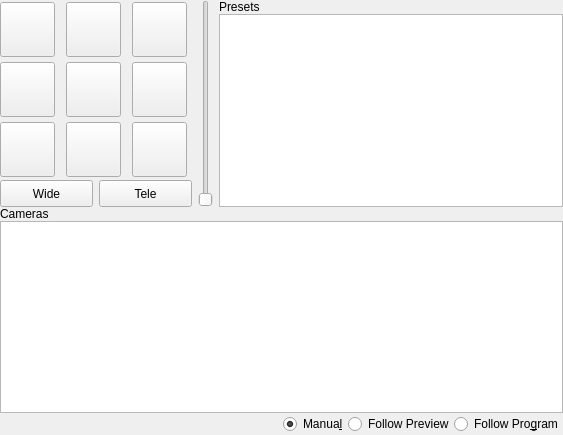
<?xml version="1.0" encoding="UTF-8"?>
<ui version="4.0">
 <class>PTZControls</class>
 <widget class="QDockWidget" name="PTZControls">
  <property name="geometry">
   <rect>
    <x>0</x>
    <y>0</y>
    <width>563</width>
    <height>435</height>
   </rect>
  </property>
  <property name="contextMenuPolicy">
   <enum>Qt::CustomContextMenu</enum>
  </property>
  <property name="floating">
   <bool>true</bool>
  </property>
  <property name="features">
   <set>QDockWidget::DockWidgetClosable|QDockWidget::DockWidgetMovable|QDockWidget::DockWidgetFloatable</set>
  </property>
  <property name="windowTitle">
   <string>PTZ Controls</string>
  </property>
  <widget class="QWidget" name="dockWidgetContents">
   <property name="contextMenuPolicy">
    <enum>Qt::CustomContextMenu</enum>
   </property>
   <layout class="QVBoxLayout" name="verticalLayout_1">
    <property name="spacing">
     <number>0</number>
    </property>
    <property name="leftMargin">
     <number>0</number>
    </property>
    <property name="topMargin">
     <number>0</number>
    </property>
    <property name="rightMargin">
     <number>0</number>
    </property>
    <property name="bottomMargin">
     <number>0</number>
    </property>
    <item>
     <layout class="QVBoxLayout" name="verticalLayout" stretch="0,0,1,0">
      <property name="sizeConstraint">
       <enum>QLayout::SetDefaultConstraint</enum>
      </property>
      <item>
       <layout class="QGridLayout" name="gridLayout" columnstretch="0,0,0,0,1" rowminimumheight="60,60,60,0" columnminimumwidth="60,60,60,0,0">
        <property name="sizeConstraint">
         <enum>QLayout::SetMinimumSize</enum>
        </property>
        <property name="horizontalSpacing">
         <number>6</number>
        </property>
        <item row="0" column="0">
         <widget class="QPushButton" name="panTiltButton_upleft">
          <property name="sizePolicy">
           <sizepolicy hsizetype="Fixed" vsizetype="Fixed">
            <horstretch>0</horstretch>
            <verstretch>0</verstretch>
           </sizepolicy>
          </property>
          <property name="minimumSize">
           <size>
            <width>55</width>
            <height>55</height>
           </size>
          </property>
          <property name="toolTip">
           <string>&lt;html&gt;&lt;head/&gt;&lt;body&gt;&lt;p&gt;Move camera up left&lt;br/&gt;&amp;lt;ctrl&amp;gt;+click: fast&lt;br/&gt;&amp;lt;shift&amp;gt;+click: slow&lt;/p&gt;&lt;/body&gt;&lt;/html&gt;</string>
          </property>
          <property name="text">
           <string/>
          </property>
          <property name="icon">
           <iconset resource="ptz-controls.qrc">
            <normaloff>:/icons/icons/pantilt_upleft.svg</normaloff>:/icons/icons/pantilt_upleft.svg</iconset>
          </property>
         </widget>
        </item>
        <item row="0" column="1">
         <widget class="QPushButton" name="panTiltButton_up">
          <property name="sizePolicy">
           <sizepolicy hsizetype="Fixed" vsizetype="Fixed">
            <horstretch>0</horstretch>
            <verstretch>0</verstretch>
           </sizepolicy>
          </property>
          <property name="minimumSize">
           <size>
            <width>55</width>
            <height>55</height>
           </size>
          </property>
          <property name="toolTip">
           <string>&lt;html&gt;&lt;head/&gt;&lt;body&gt;&lt;p&gt;Move camera up&lt;br/&gt;&amp;lt;ctrl&amp;gt;+click: fast&lt;br/&gt;&amp;lt;shift&amp;gt;+click: slow&lt;/p&gt;&lt;/body&gt;&lt;/html&gt;</string>
          </property>
          <property name="text">
           <string/>
          </property>
          <property name="icon">
           <iconset resource="ptz-controls.qrc">
            <normaloff>:/icons/icons/pantilt_up.svg</normaloff>:/icons/icons/pantilt_up.svg</iconset>
          </property>
         </widget>
        </item>
        <item row="2" column="2">
         <widget class="QPushButton" name="panTiltButton_downright">
          <property name="sizePolicy">
           <sizepolicy hsizetype="Fixed" vsizetype="Fixed">
            <horstretch>0</horstretch>
            <verstretch>0</verstretch>
           </sizepolicy>
          </property>
          <property name="minimumSize">
           <size>
            <width>55</width>
            <height>55</height>
           </size>
          </property>
          <property name="toolTip">
           <string>&lt;html&gt;&lt;head/&gt;&lt;body&gt;&lt;p&gt;Move camera down right&lt;br/&gt;&amp;lt;ctrl&amp;gt;+click: fast&lt;br/&gt;&amp;lt;shift&amp;gt;+click: slow&lt;/p&gt;&lt;/body&gt;&lt;/html&gt;</string>
          </property>
          <property name="text">
           <string/>
          </property>
          <property name="icon">
           <iconset resource="ptz-controls.qrc">
            <normaloff>:/icons/icons/pantilt_downright.svg</normaloff>:/icons/icons/pantilt_downright.svg</iconset>
          </property>
         </widget>
        </item>
        <item row="0" column="2">
         <widget class="QPushButton" name="panTiltButton_upright">
          <property name="sizePolicy">
           <sizepolicy hsizetype="Fixed" vsizetype="Fixed">
            <horstretch>0</horstretch>
            <verstretch>0</verstretch>
           </sizepolicy>
          </property>
          <property name="minimumSize">
           <size>
            <width>55</width>
            <height>55</height>
           </size>
          </property>
          <property name="toolTip">
           <string>&lt;html&gt;&lt;head/&gt;&lt;body&gt;&lt;p&gt;Move camera up right&lt;br/&gt;&amp;lt;ctrl&amp;gt;+click: fast&lt;br/&gt;&amp;lt;shift&amp;gt;+click: slow&lt;/p&gt;&lt;/body&gt;&lt;/html&gt;</string>
          </property>
          <property name="text">
           <string/>
          </property>
          <property name="icon">
           <iconset resource="ptz-controls.qrc">
            <normaloff>:/icons/icons/pantilt_upright.svg</normaloff>:/icons/icons/pantilt_upright.svg</iconset>
          </property>
         </widget>
        </item>
        <item row="0" column="3" rowspan="4">
         <widget class="QSlider" name="speedSlider">
          <property name="orientation">
           <enum>Qt::Vertical</enum>
          </property>
          <property name="toolTip">
           <string>&lt;html&gt;&lt;head/&gt;&lt;body&gt;&lt;p&gt;Set speed of pan, tilt and zoom commands&lt;/p&gt;&lt;/body&gt;&lt;/html&gt;</string>
          </property>
         </widget>
        </item>
        <item row="1" column="1">
         <widget class="QPushButton" name="panTiltButton_home">
          <property name="sizePolicy">
           <sizepolicy hsizetype="Fixed" vsizetype="Fixed">
            <horstretch>0</horstretch>
            <verstretch>0</verstretch>
           </sizepolicy>
          </property>
          <property name="minimumSize">
           <size>
            <width>55</width>
            <height>55</height>
           </size>
          </property>
          <property name="text">
           <string/>
          </property>
          <property name="icon">
           <iconset resource="ptz-controls.qrc">
            <normaloff>:/icons/icons/pantilt_home.svg</normaloff>:/icons/icons/pantilt_home.svg</iconset>
          </property>
         </widget>
        </item>
        <item row="1" column="0">
         <widget class="QPushButton" name="panTiltButton_left">
          <property name="sizePolicy">
           <sizepolicy hsizetype="Fixed" vsizetype="Fixed">
            <horstretch>0</horstretch>
            <verstretch>0</verstretch>
           </sizepolicy>
          </property>
          <property name="minimumSize">
           <size>
            <width>55</width>
            <height>55</height>
           </size>
          </property>
          <property name="toolTip">
           <string>&lt;html&gt;&lt;head/&gt;&lt;body&gt;&lt;p&gt;Move camera left&lt;br/&gt;&amp;lt;ctrl&amp;gt;+click: fast&lt;br/&gt;&amp;lt;shift&amp;gt;+click: slow&lt;/p&gt;&lt;/body&gt;&lt;/html&gt;</string>
          </property>
          <property name="text">
           <string/>
          </property>
          <property name="icon">
           <iconset resource="ptz-controls.qrc">
            <normaloff>:/icons/icons/pantilt_left.svg</normaloff>:/icons/icons/pantilt_left.svg</iconset>
          </property>
         </widget>
        </item>
        <item row="2" column="1">
         <widget class="QPushButton" name="panTiltButton_down">
          <property name="sizePolicy">
           <sizepolicy hsizetype="Fixed" vsizetype="Fixed">
            <horstretch>0</horstretch>
            <verstretch>0</verstretch>
           </sizepolicy>
          </property>
          <property name="minimumSize">
           <size>
            <width>55</width>
            <height>55</height>
           </size>
          </property>
          <property name="maximumSize">
           <size>
            <width>16777215</width>
            <height>16777215</height>
           </size>
          </property>
          <property name="toolTip">
           <string>&lt;html&gt;&lt;head/&gt;&lt;body&gt;&lt;p&gt;Move camera down&lt;br/&gt;&amp;lt;ctrl&amp;gt;+click: fast&lt;br/&gt;&amp;lt;shift&amp;gt;+click: slow&lt;/p&gt;&lt;/body&gt;&lt;/html&gt;</string>
          </property>
          <property name="text">
           <string/>
          </property>
          <property name="icon">
           <iconset resource="ptz-controls.qrc">
            <normaloff>:/icons/icons/pantilt_down.svg</normaloff>:/icons/icons/pantilt_down.svg</iconset>
          </property>
         </widget>
        </item>
        <item row="2" column="0">
         <widget class="QPushButton" name="panTiltButton_downleft">
          <property name="sizePolicy">
           <sizepolicy hsizetype="Fixed" vsizetype="Fixed">
            <horstretch>0</horstretch>
            <verstretch>0</verstretch>
           </sizepolicy>
          </property>
          <property name="minimumSize">
           <size>
            <width>55</width>
            <height>55</height>
           </size>
          </property>
          <property name="toolTip">
           <string>&lt;html&gt;&lt;head/&gt;&lt;body&gt;&lt;p&gt;Move camera down left&lt;br/&gt;&amp;lt;ctrl&amp;gt;+click: fast&lt;br/&gt;&amp;lt;shift&amp;gt;+click: slow&lt;/p&gt;&lt;/body&gt;&lt;/html&gt;</string>
          </property>
          <property name="text">
           <string/>
          </property>
          <property name="icon">
           <iconset resource="ptz-controls.qrc">
            <normaloff>:/icons/icons/pantilt_downleft.svg</normaloff>:/icons/icons/pantilt_downleft.svg</iconset>
          </property>
         </widget>
        </item>
        <item row="1" column="2">
         <widget class="QPushButton" name="panTiltButton_right">
          <property name="sizePolicy">
           <sizepolicy hsizetype="Fixed" vsizetype="Fixed">
            <horstretch>0</horstretch>
            <verstretch>0</verstretch>
           </sizepolicy>
          </property>
          <property name="minimumSize">
           <size>
            <width>55</width>
            <height>55</height>
           </size>
          </property>
          <property name="toolTip">
           <string>&lt;html&gt;&lt;head/&gt;&lt;body&gt;&lt;p&gt;Move camera right&lt;br/&gt;&amp;lt;ctrl&amp;gt;+click: fast&lt;br/&gt;&amp;lt;shift&amp;gt;+click: slow&lt;/p&gt;&lt;/body&gt;&lt;/html&gt;</string>
          </property>
          <property name="text">
           <string/>
          </property>
          <property name="icon">
           <iconset resource="ptz-controls.qrc">
            <normaloff>:/icons/icons/pantilt_right.svg</normaloff>:/icons/icons/pantilt_right.svg</iconset>
          </property>
         </widget>
        </item>
        <item row="3" column="0" colspan="3">
         <layout class="QHBoxLayout" name="zoomControlsHorizontalLayout" stretch="0,0">
          <property name="spacing">
           <number>6</number>
          </property>
          <item>
           <widget class="QPushButton" name="zoomButton_wide">
            <property name="sizePolicy">
             <sizepolicy hsizetype="Minimum" vsizetype="Fixed">
              <horstretch>0</horstretch>
              <verstretch>0</verstretch>
             </sizepolicy>
            </property>
            <property name="minimumSize">
             <size>
              <width>10</width>
              <height>27</height>
             </size>
            </property>
            <property name="toolTip">
             <string>&lt;html&gt;&lt;head/&gt;&lt;body&gt;&lt;p&gt;Zoom camera out&lt;br/&gt;&amp;lt;ctrl&amp;gt;+click: fast&lt;br/&gt;&amp;lt;shift&amp;gt;+click: slow&lt;/p&gt;&lt;/body&gt;&lt;/html&gt;</string>
            </property>
            <property name="text">
             <string>Wide</string>
            </property>
           </widget>
          </item>
          <item>
           <widget class="QPushButton" name="zoomButton_tele">
            <property name="sizePolicy">
             <sizepolicy hsizetype="Minimum" vsizetype="Fixed">
              <horstretch>0</horstretch>
              <verstretch>0</verstretch>
             </sizepolicy>
            </property>
            <property name="minimumSize">
             <size>
              <width>50</width>
              <height>27</height>
             </size>
            </property>
            <property name="toolTip">
             <string>&lt;html&gt;&lt;head/&gt;&lt;body&gt;&lt;p&gt;Zoom camera in&lt;br/&gt;&amp;lt;ctrl&amp;gt;+click: fast&lt;br/&gt;&amp;lt;shift&amp;gt;+click: slow&lt;/p&gt;&lt;/body&gt;&lt;/html&gt;</string>
            </property>
            <property name="layoutDirection">
             <enum>Qt::LeftToRight</enum>
            </property>
            <property name="text">
             <string>Tele</string>
            </property>
           </widget>
          </item>
         </layout>
        </item>
        <item row="0" column="4" rowspan="4">
         <layout class="QVBoxLayout" name="verticalLayout_2" stretch="0,1">
          <item>
           <widget class="QLabel" name="label">
            <property name="text">
             <string>Presets</string>
            </property>
           </widget>
          </item>
          <item>
           <widget class="QListView" name="presetListView">
            <property name="contextMenuPolicy">
             <enum>Qt::CustomContextMenu</enum>
            </property>
            <property name="editTriggers">
             <set>QAbstractItemView::EditKeyPressed</set>
            </property>
           </widget>
          </item>
         </layout>
        </item>
       </layout>
      </item>
      <item>
       <widget class="QLabel" name="label_2">
        <property name="text">
         <string>Cameras</string>
        </property>
       </widget>
      </item>
      <item>
       <widget class="QListView" name="cameraList">
        <property name="sizePolicy">
         <sizepolicy hsizetype="Minimum" vsizetype="Expanding">
          <horstretch>0</horstretch>
          <verstretch>0</verstretch>
         </sizepolicy>
        </property>
        <property name="maximumSize">
         <size>
          <width>16777215</width>
          <height>16777215</height>
         </size>
        </property>
        <property name="editTriggers">
         <set>QAbstractItemView::EditKeyPressed</set>
        </property>
       </widget>
      </item>
      <item>
       <layout class="QHBoxLayout" name="horizontalLayout_2">
        <item>
         <widget class="QPushButton" name="configButton">
          <property name="maximumSize">
           <size>
            <width>22</width>
            <height>22</height>
           </size>
          </property>
          <property name="toolTip">
           <string>Configure Device</string>
          </property>
          <property name="accessibleName">
           <string>Configure Device</string>
          </property>
          <property name="text">
           <string/>
          </property>
          <property name="flat">
           <bool>true</bool>
          </property>
          <property name="themeID" stdset="0">
           <string notr="true">configIconSmall</string>
          </property>
         </widget>
        </item>
        <item>
         <spacer name="horizontalSpacer_2">
          <property name="orientation">
           <enum>Qt::Horizontal</enum>
          </property>
          <property name="sizeHint" stdset="0">
           <size>
            <width>40</width>
            <height>20</height>
           </size>
          </property>
         </spacer>
        </item>
        <item>
         <widget class="QRadioButton" name="targetButton_manual">
          <property name="text">
           <string>Manua&amp;l</string>
          </property>
          <property name="checked">
           <bool>true</bool>
          </property>
          <attribute name="buttonGroup">
           <string notr="true">targetButtonGroup</string>
          </attribute>
         </widget>
        </item>
        <item>
         <widget class="QRadioButton" name="targetButton_preview">
          <property name="text">
           <string>Follow Preview</string>
          </property>
          <attribute name="buttonGroup">
           <string notr="true">targetButtonGroup</string>
          </attribute>
         </widget>
        </item>
        <item>
         <widget class="QRadioButton" name="targetButton_program">
          <property name="text">
           <string>Follow Pro&amp;gram</string>
          </property>
          <attribute name="buttonGroup">
           <string notr="true">targetButtonGroup</string>
          </attribute>
         </widget>
        </item>
       </layout>
      </item>
     </layout>
    </item>
   </layout>
  </widget>
 </widget>
 <resources>
  <include location="ptz-controls.qrc"/>
 </resources>
 <connections/>
 <buttongroups>
  <buttongroup name="targetButtonGroup"/>
 </buttongroups>
</ui>
